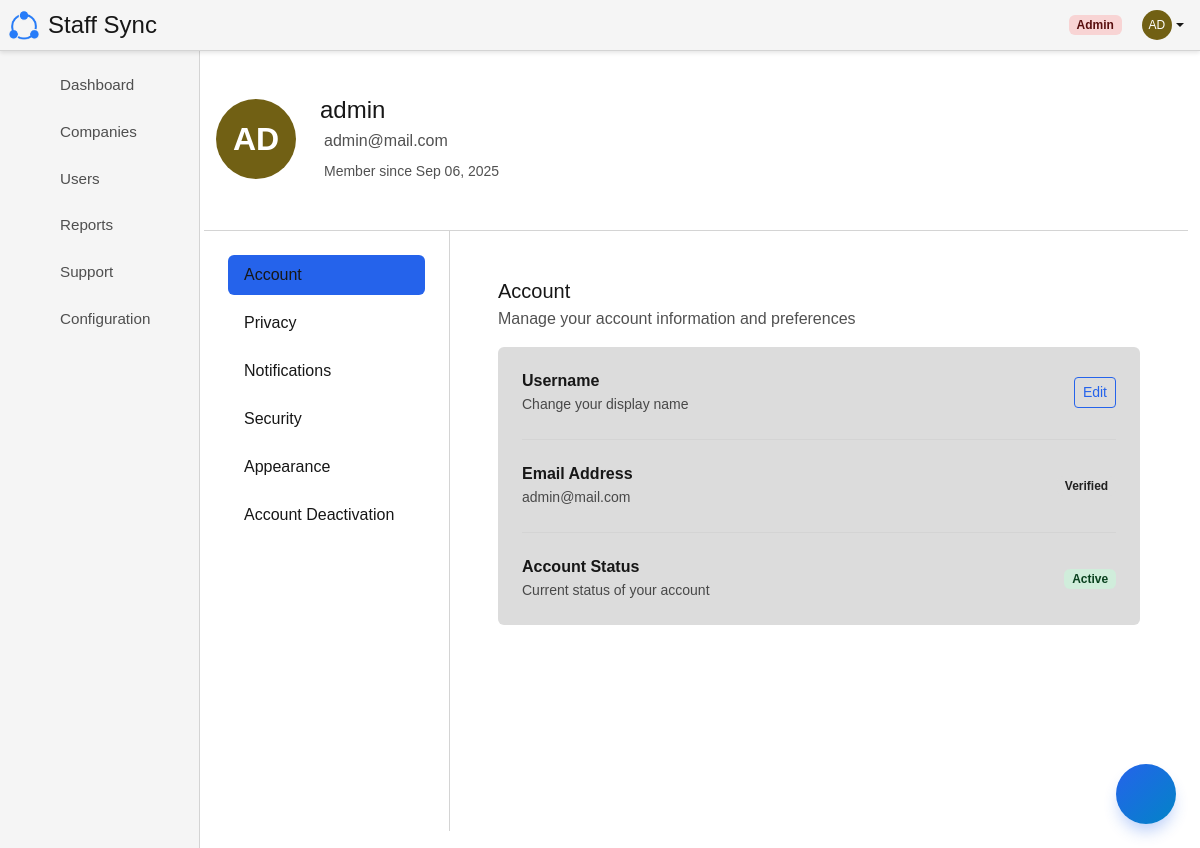
Page /user/account.php (signed in) on the committed database.
### tables this page shows
CREATE TABLE `users` (
  `id` int(11) NOT NULL,
  `company_id` int(11) DEFAULT NULL,
  `role_id` int(11) NOT NULL,
  `username` varchar(50) NOT NULL,
  `email` varchar(100) NOT NULL,
  `password` varchar(255) NOT NULL,
  `status` enum('active','inactive') DEFAULT 'active',
  `reset_token_hash` varchar(64) DEFAULT NULL,
  `reset_token_expires_at` datetime DEFAULT NULL,
  `created_at` timestamp NOT NULL DEFAULT current_timestamp()
);

### includes/functions.php (called while the page is built, shortened)
<?php
function query(mysqli $mysqli, string $sql, array $params = []): array
{
    try {
        $stmt = $mysqli->prepare($sql);
        if (!empty($params)) {
            $types = '';
            foreach ($params as $param) {
                if (is_int($param)) {
                    $types .= 'i';
                } elseif (is_double($param)) {
                    $types .= 'd';
                } elseif (is_string($param)) {
                    $types .= 's';
                } else {
                    $types .= 'b';
                }
            }
            $stmt->bind_param($types, ...$params);
        }
        $stmt->execute();
        $query_type = strtoupper(substr(trim($sql), 0, 6));
        if ($query_type === 'SELECT') {
            $result = $stmt->get_result();
            $data = $result->fetch_all(MYSQLI_ASSOC);
            return ['success' => true, 'data' => $data];
        } elseif ($query_type === 'INSERT') {
            return ['success' => true, 'insert_id' => $stmt->insert_id];
        } else {
            return ['success' => true, 'affected_rows' => $stmt->affected_rows];
        }
    } catch (Exception $e) {
        error_log('Database Error: ' . $e->getMessage());
        return ['success' => false, 'error' => 'A database error occurred. Please try again later.'];
    } finally {
        if (isset($stmt)) {
            $stmt->close();
        }
    }
}
?>

### user/account.php (the view, shortened to what this page needs)
<?php
require_once '../config/db.php';
require_once '../includes/functions.php';
$user_id = $_SESSION['user_id'];
$userRes = query($mysqli, "SELECT * FROM users WHERE id = ?", [$user_id]);
$user = $userRes['success'] && !empty($userRes['data']) ? $userRes['data'][0] : null;
require_once '../components/layout/header.php';
?>
<div class="d-flex" style="min-height: 100vh;">
    <?php require_once '../components/layout/sidebar.php'; ?>
    <main style="flex: 1; overflow-y: auto;">
        <div class="container-fluid">
            <div class="py-4 py-md-5 border-bottom">
                <div class="container">
                    <div class="d-flex align-items-center gap-4">
                        <div class="flex-shrink-0">
                            <div class="avatar rounded-circle"
                                style="width: 80px; height: 80px; font-size: 32px; font-weight: bold; color: white; display: flex; align-items: center; justify-content: center;"
                                id="userAvatar">
                            </div>
                        </div>
                        <div class="flex-grow-1">
                            <h4 class="mb-1 username-display"><?= htmlspecialchars($user['username']) ?></h4>
                            <p class="text-muted mb-2">
                                <i class="ti ti-mail me-1"></i><?= htmlspecialchars($user['email']) ?>
                            </p>
                            <small class="text-muted">
                                <i class="ti ti-calendar me-1"></i>Member since
                                <?= date('M d, Y', strtotime($user['created_at'])) ?>
                            </small>
                        </div>
                    </div>
                </div>
            </div>
            <div class="row g-0" style="min-height: calc(100vh - 200px);">
                <aside class="col-lg-3 border-end">
                    <nav class="navbar navbar-expand-lg navbar-light d-lg-block">
                        <div class="container-fluid px-3 px-lg-4 py-3">
                            <div class="collapse navbar-collapse" id="settingsNav">
                                <ul class="nav nav-pills flex-column w-100" role="tablist">
                                    <li class="nav-item mb-2">
                                        <button class="nav-link text-body active w-100 text-start" id="profile-nav"
                                            data-bs-toggle="tab" data-bs-target="#profileContent" type="button"
                                            role="tab" aria-controls="profileContent" aria-selected="true">
                                            Account
                                        </button>
                                    </li>
                                    <li class="nav-item mb-2">
                                        <button class="nav-link text-body w-100 text-start" id="privacy-nav"
                                            data-bs-toggle="tab" data-bs-target="#privacyContent" type="button"
                                            role="tab" aria-controls="privacyContent" aria-selected="false">
                                            Privacy
                                        </button>
                                    </li>
                                    <li class="nav-item mb-2">
                                        <button class="nav-link text-body w-100 text-start" id="notifications-nav"
                                            data-bs-toggle="tab" data-bs-target="#notificationsContent" type="button"
                                            role="tab" aria-controls="notificationsContent" aria-selected="false">
                                            Notifications
                                        </button>
                                    </li>
                                    <li class="nav-item mb-2">
                                        <button class="nav-link text-body w-100 text-start" id="security-nav"
                                            data-bs-toggle="tab" data-bs-target="#securityContent" type="button"
                                            role="tab" aria-controls="securityContent" aria-selected="false">
                                            Security
                                        </button>
                                    </li>
                                    <li class="nav-item mb-2">
                                        <button class="nav-link text-body w-100 text-start" id="appearance-nav"
                                            data-bs-toggle="tab" data-bs-target="#appearanceContent" type="button"
                                            role="tab" aria-controls="appearanceContent" aria-selected="false">
                                            Appearance
                                        </button>
                                    </li>
                                    <li class="nav-item">
                                        <button class="nav-link text-body w-100 text-start" id="deactivation-nav"
                                            data-bs-toggle="tab" data-bs-target="#deactivationContent" type="button"
                                            role="tab" aria-controls="deactivationContent" aria-selected="false">
                                            Account Deactivation
                                        </button>
                                    </li>
                                </ul>
                            </div>
                        </div>
                    </nav>
                </aside>
                <div class="col-lg-9">
                    <div class="tab-content p-4 p-lg-5">
                        <div class="tab-pane fade show active" id="profileContent" role="tabpanel"
                            aria-labelledby="profile-nav">
                            <h5 class="mb-1">Account</h5>
                            <p class="text-muted mb-3">Manage your account information and preferences</p>
                            <div class="bg-secondary-subtle p-4 rounded-2">
                                <div class="d-flex justify-content-between align-items-center pb-4 mb-4 border-bottom">
                                    <div>
                                        <h6 class="mb-1 fw-semibold">Username</h6>
                                        <p class="text-muted small mb-0">Change your display name</p>
                                    </div>
                                    <button class="btn btn-sm btn-outline-primary" id="editUsernameBtn"
                                        data-bs-toggle="modal" data-bs-target="#usernameModal">
                                        Edit
                                    </button>
                                </div>
                                <div class="d-flex justify-content-between align-items-center pb-4 mb-4 border-bottom">
                                    <div>
                                        <h6 class="mb-1 fw-semibold">Email Address</h6>
                                        <p class="text-muted small mb-0"><?= htmlspecialchars($user['email']) ?></p>
                                    </div>
                                    <span class="badge bg-secondary-subtle text-secondary-emphasis">Verified</span>
                                </div>
                                <div class="d-flex justify-content-between align-items-center">
                                    <div>
                                        <h6 class="mb-1 fw-semibold">Account Status</h6>
                                        <p class="text-muted small mb-0">Current status of your account</p>
                                    </div>
                                    <span
                                        class="badge bg-<?= $user['status'] === 'active' ? 'success-subtle text-success-emphasis' : 'danger-subtle text-danger-emphasis' ?>">
                                        <?= ucfirst(htmlspecialchars($user['status'])) ?>
                                    </span>
                                </div>
                            </div>
                        </div>
                    </div>
                </div>
            </div>
        </div>
    </main>
</div>
<?php require_once '../components/layout/footer.php'; ?>

### assets/css/datatable.css (style rules this page uses)
:root { --dt-row-selected: 13, 110, 253; --dt-row-selected-text: 255, 255, 255; --dt-row-selected-link: 9, 10, 11; --dt-row-stripe: 0, 0, 0; --dt-row-hover: 0, 0, 0; --dt-column-ordering: 0, 0, 0; --dt-html-background: white; }

### assets/css/custom.css (style rules this page uses)
* { font-family: Verdana, Geneva, Tahoma, sans-serif; }
:root { --bs-card-cap-bg: rgba(var(--bs-body-color-rgb), 0.03); --bs-toast-bg: var(--bs-body-bg); }
.avatar { width: 30px; height: 30px; border-radius: 50%; color: white; font-size: 12px; display: flex; align-items: center; justify-content: center; }

### assets/css/skeleton.css (style rules this page uses)
:root { --sk-fade-duration: 200ms; }

### nexusbot/assets/nexusbot.css (style rules this page uses)
:root { --nexus-primary: var(--bs-primary, #2563eb); --nexus-primary-dark: var(--bs-primary, #2563eb); --nexus-primary-rgb: var(--bs-primary-rgb, 37, 99, 235); --nexus-gradient: linear-gradient( 135deg, var(--bs-primary, #2563eb), var(--bs-info, #0284c7) ); --nexus-bg: var(--bs-body-bg, #fff); --nexus-bg-blur: 16px; --nexus-bg-secondary: var(--bs-secondary-bg, #e5e5e5); --nexus-text: var(--bs-body-color, #171717); --nexus-text-secondary: var(--bs-secondary-color, rgba(23, 23, 23, 0.75)); --nexus-border: var(--bs-border-color, #d4d4d4); --nexus-shadow: var( --bs-box-shadow-sm, 0 0.125rem 0.25rem rgba(0, 0, 0, 0.075) ); --nexus-shadow-lg: var( --bs-box-shadow-lg, 0 1rem 3rem rgba(0, 0, 0, 0.175) ); --nexus-bot-bg: var(--bs-body-bg, #fff); --nexus-user-bg: var(--bs-primary, #2563eb); --nexus-user-text: var(--bs-white, #fff); --nexus-radius: var(--bs-border-radius-xl, 1rem); --nexus-transition: all 0.3s cubic-bezier(0.4, 0, 0.2, 1); --nexus-font: var( --bs-body-font-family, system-ui, -apple-system, sans-serif ); --nexus-success: var(--bs-success, #16a34a); --nexus-warning: var(--bs-warning, #d97706); --nexus-danger: var(--bs-danger, #dc2626); --nexus-info: var(--bs-info, #0284c7); }

### rows in the picture
users: username "admin", email "admin@mail.com", created_at "Sep 06, 2025", status "Active"

### other values in the picture
$role_name "Admin"
$item['title'] "Dashboard"
$item['title'] "Companies"
$item['title'] "Users"
$item['title'] "Reports"
$item['title'] "Support"
$item['title'] "Configuration"
